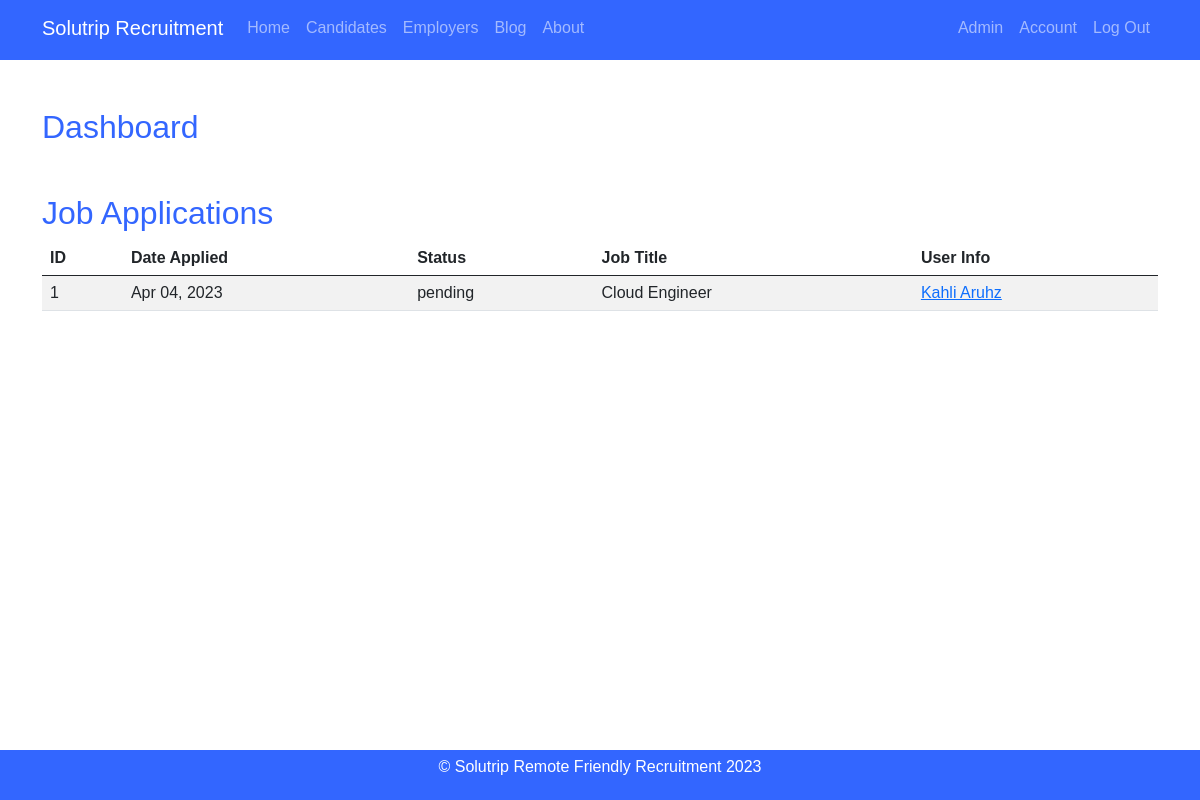
The app's page /admin/applications (signed in) with its own data.
### Solutrip_app/models.py (models this page shows)
class JobApplication(db.Model):
    id = db.Column(db.Integer, primary_key=True)
    date_applied = db.Column(db.DateTime, nullable=False, default=datetime.utcnow)
    status = db.Column(db.String(20), nullable=False, default='pending')
    job_id = db.Column(db.Integer, db.ForeignKey('jobs.id'), nullable=False)
    applied_job = db.relationship('Jobs', backref='applications')
    user_info_id = db.Column(db.Integer, db.ForeignKey('user_info.id'), nullable=False)
    user_info = db.relationship('UserInfo', backref='applications')

class Jobs(db.Model):
    id = db.Column (db.Integer, primary_key=True)
    title = db.Column(db.String(60), nullable=False)
    location = db.Column(db.String(60), nullable=False)
    salary = db.Column(db.String(60), nullable=False)
    description = db.Column(db.Text, nullable=False)
    requirements= db.Column(db.Text, nullable=False)
    qualifications= db.Column(db.Text, nullable=False)
    company_id = db.Column(db.Integer, db.ForeignKey('company.id'), nullable=False)
    job_applications = db.relationship('JobApplication', backref='job', lazy=True)

class UserInfo(db.Model):
    id = db.Column (db.Integer, primary_key=True)
    name = db.Column(db.String(60))
    surname = db.Column(db.String(60))
    location = db.Column(db.String(60))
    phone = db.Column(db.String(20), nullable=True)
    linkedin = db.Column(db.String(100))
    profession = db.Column(db.String(200))
    education = db.Column(db.String(200))
    github_account = db.Column(db.String(50))
    cv = db.Column(db.LargeBinary, nullable=True)
    user_id = db.Column(db.Integer, db.ForeignKey('user.id'), nullable=False)
    job_applications = db.relationship('JobApplication', backref='user', lazy=True)

### Solutrip_app/routes.py (the view)
@app.route('/admin/applications')
@login_required
def admin_appl():
    job_applications = JobApplication.query.all()
    job_applications_grouped = [(user_info, list(group)) for user_info, group in groupby(job_applications, lambda app: app.user_info)]
    user_infos = UserInfo.query.all()
    return render_template('applications.html', job_applications=job_applications, job_applications_grouped=job_applications_grouped, user_infos=user_infos)

### Solutrip_app/models.py (called while the page is built)
@login_manager.user_loader
def load_user(user_id):
    return User.query.get(int(user_id))

### Solutrip_app/templates/applications.html
{% extends 'layout.html' %}
{% block content %}
  <h2 class="appl title mt-5">Dashboard</h2>
  <h2 class="appl title mt-5">Job Applications</h2>
  <table class="table table-striped table-hover">
    <thead>
      <tr>
        <th>ID</th>
        <th>Date Applied</th>
        <th>Status</th>
        <th>Job Title</th>
        <th>User Info</th>
      </tr>
    </thead>
    <tbody>
      {% for job_application in job_applications %}
          <tr>
              <td>{{ job_application.id }}</td>
              <td>{{ job_application.date_applied.strftime('%b %d, %Y') }}</td>
              <td>{{ job_application.status }}</td>
              <td>{{ job_application.job.title }}</td>
              <td><a href="{{ url_for('user_info', user_info_id=job_application.user.id) }}">{{ job_application.user.name }} {{ job_application.user.surname }}</a></td>
          </tr>
      {% endfor %}
    </tbody>
  </table>
{% endblock %}

### Solutrip_app/static/styles.css (style rules this page uses)
body { background-image: url(bg-img.jpg); background-size: cover; font-family: Arial, sans-serif; color: #333; }
html, body { height: 100%; }
#account h1,h2 { color: #3366ff; }

### records on screen
JobApplication: id "1", date_applied "Apr 04, 2023", status "pending", job "Cloud Engineer", user.name "Kahli", user.surname "Aruhz"
